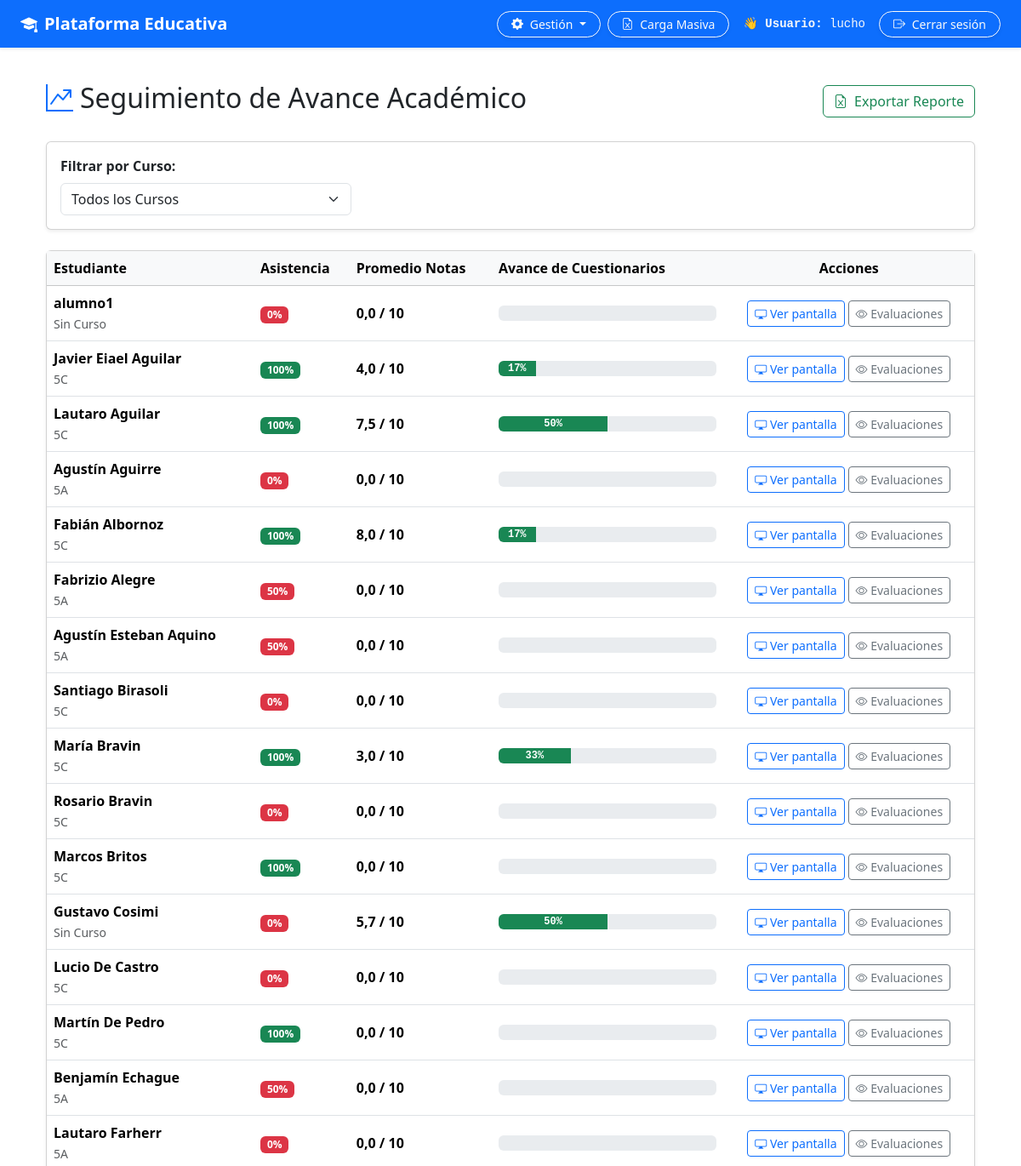
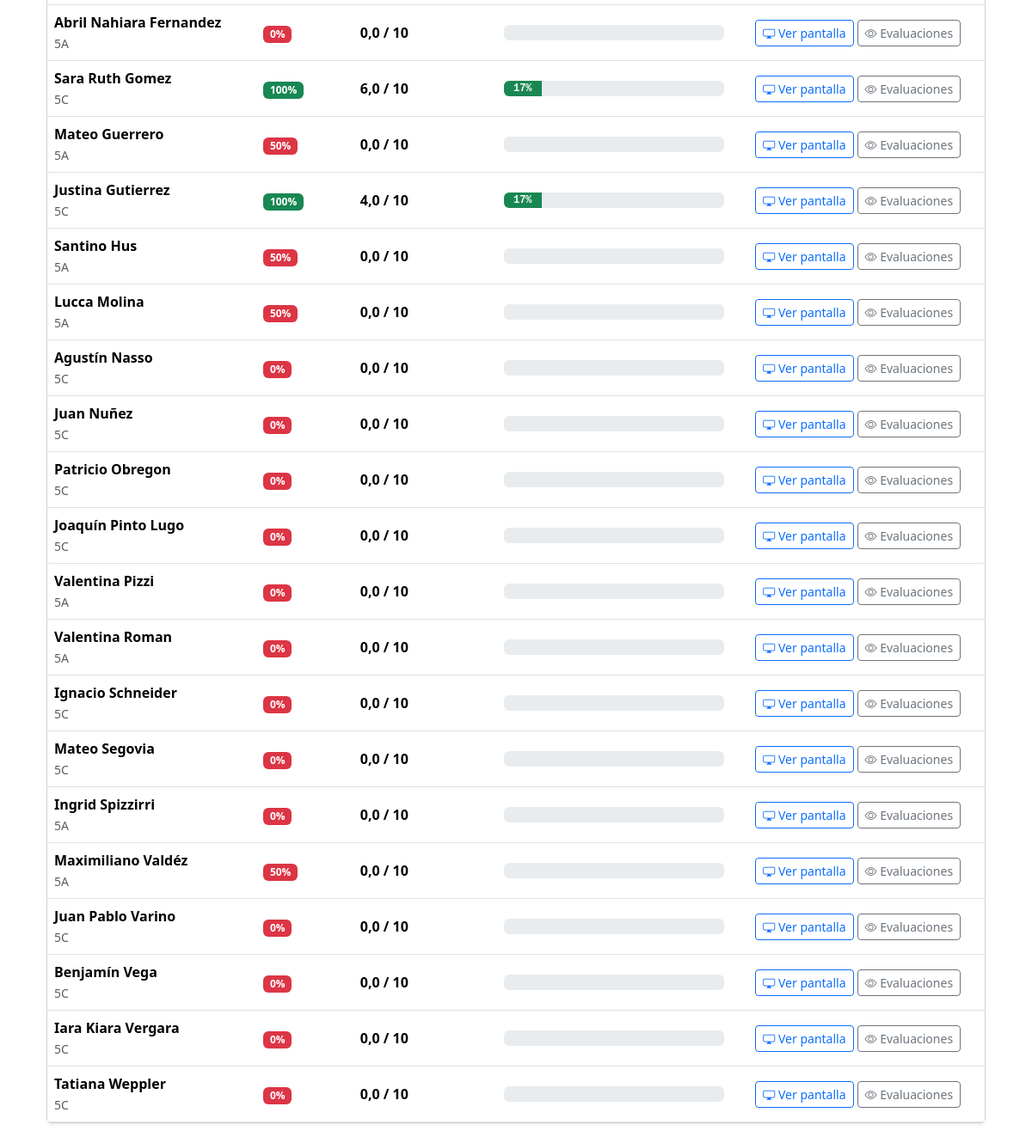
/seguimiento/avance/ (signed in), run on the app's committed database (2 pictures, top to bottom).
### usuarios/models.py (models this page shows, shortened)
class Usuario(AbstractUser):
  TURNOS = [
      ('M', 'Mañana'),
      ('T', 'Tarde'),
      ('N', 'Noche'),
  ]
  dni = models.CharField(max_length=20, unique=True, null=True, blank=True)
  curso = models.CharField(
      max_length=100,
      blank=True,
      null=True,
      help_text='Ejemplo: 5A, 5C, 6to 1ra',
  )
  turno = models.CharField(
      max_length=1,
      choices=TURNOS,
      default='M',
      help_text='Turno al que pertenece el alumno (Mañana/Tarde/Noche)',
  )
  dia_cursado = models.CharField(
      max_length=50,
      blank=True,
      null=True,
      help_text='Ejemplo: Lunes, Miércoles o Lunes,Martes',
  )
  ultimo_equipo = models.CharField(
      max_length=100,
      blank=True,
      null=True,
      help_text='Nombre de la netbook o PC usada en el último inicio de sesión (ej. ALUMNO-05)',
  )
  ultima_conexion = models.DateTimeField(
      null=True,
      blank=True,
      help_text='Última fecha y hora de actividad/login registrada',
  )

### educacion/views.py (the view)
# urls.py: path('seguimiento/avance/', views.panel_avance_alumnos, name='panel_avance_alumnos'),
@login_required
def panel_avance_alumnos(request):
    if not (request.user.is_staff or request.user.is_superuser):
        messages.error(request, 'No tienes permisos para acceder a esta sección.')
        return redirect('educacion:inicio')
    curso_filtro = request.GET.get('curso', '')
    alumnos_qs = Usuario.objects.filter(is_superuser=False, is_staff=False)
    if curso_filtro:
        alumnos_qs = alumnos_qs.filter(curso=curso_filtro)
    alumnos = list(alumnos_qs.order_by('last_name', 'first_name'))
    alumnos_ids = [a.id for a in alumnos]
    total_actividades_sistema = Actividad.objects.filter(activo=True).count()
    asistencias_stats = Asistencia.objects.filter(alumno_id__in=alumnos_ids).values('alumno_id').annotate(
        total=Count('id'),
        presentes=Count('id', filter=Q(estado__in=['PRESENTE', 'LLEGADA_TARDE']))
    )
    mapa_asistencia = {
        a['alumno_id']: round((a['presentes'] / a['total']) * 100) if a['total'] > 0 else 0
        for a in asistencias_stats
    }
    entregas_qs = EntregaActividad.objects.filter(
        estudiante_id__in=alumnos_ids,
        estado__in=['ENVIADO', 'CALIFICADO']
    ).select_related('actividad')
    mapa_entregas_objetos = {}
    mapa_entregas_ids = {}
    for entrega in entregas_qs:
        mapa_entregas_objetos.setdefault(entrega.estudiante_id, []).append(entrega)
        mapa_entregas_ids.setdefault(entrega.estudiante_id, set()).add(entrega.actividad_id)
    teorias_qs = ProgresoTeoria.objects.filter(
        estudiante_id__in=alumnos_ids,
        completado=True
    ).values('estudiante_id', 'actividad_id')
    mapa_teorias_ids = {}
    for t in teorias_qs:
        mapa_teorias_ids.setdefault(t['estudiante_id'], set()).add(t['actividad_id'])
    reporte_alumnos = []
    for alumno in alumnos:
        porcentaje_asistencia = mapa_asistencia.get(alumno.id, 0)
        entregas_alumno = mapa_entregas_objetos.get(alumno.id, [])
        actividades_resueltas = mapa_entregas_ids.get(alumno.id, set()) | mapa_teorias_ids.get(alumno.id, set())
        porcentaje_avance = (
            round((len(actividades_resueltas) / total_actividades_sistema) * 100)
            if total_actividades_sistema > 0 else 0
        )
        if porcentaje_avance > 100:
            porcentaje_avance = 100
        notas = [e.calificacion for e in entregas_alumno if e.calificacion is not None]
        promedio_notas = round(sum(notas) / len(notas), 1) if notas else 0.0
        reporte_alumnos.append({
            'alumno': alumno,
            'porcentaje_asistencia': porcentaje_asistencia,
            'porcentaje_avance': porcentaje_avance,
            'promedio_notas': promedio_notas,
            'entregas_detalle': entregas_alumno,
        })
    cursos_disponibles = list(
        Usuario.objects.exclude(curso__isnull=True)
        .exclude(curso__exact='')
        .values_list('curso', flat=True)
        .distinct()
    )
    contexto = {
        'reporte': reporte_alumnos,
        'cursos_disponibles': cursos_disponibles,
        'curso_seleccionado': curso_filtro,
    }
    return render(request, 'educacion/panel_avance.html', contexto)

### educacion/templates/educacion/panel_avance.html (shortened to what this page needs)
{% extends 'base.html' %}
{% block content %}
<div class="container-fluid py-3">
    <div class="d-flex justify-content-between align-items-center mb-4">
        <h2><i class="bi bi-graph-up-arrow me-2 text-primary"></i>Seguimiento de Avance Académico</h2>
        <button class="btn btn-outline-success" onclick="window.print()">
            <i class="bi bi-file-earmark-excel me-1"></i> Exportar Reporte
        </button>
    </div>
    <div class="card shadow-sm mb-4">
        <div class="card-body">
            <form method="get" class="row g-3 align-items-center">
                <div class="col-md-4">
                    <label class="form-label fw-bold">Filtrar por Curso:</label>
                    <select name="curso" class="form-select" onchange="this.form.submit()">
                        <option value="">Todos los Cursos</option>
                    </select>
                </div>
            </form>
        </div>
    </div>
    <div class="card shadow-sm">
        <div class="card-body p-0">
            <div class="table-responsive">
                <table class="table table-hover align-middle mb-0">
                    <thead class="table-light">
                        <tr>
                            <th>Estudiante</th>
                            <th>Asistencia</th>
                            <th>Promedio Notas</th>
                            <th>Avance de Cuestionarios</th>
                            <th class="text-center">Acciones</th>
                        </tr>
                    </thead>
                    <tbody>
                        {% for item in reporte %}
                        <tr>
                            <td>
                                <strong>{{ item.alumno.get_full_name|default:item.alumno.username }}</strong>
                                <br><small class="text-muted">{{ item.alumno.curso|default:"Sin Curso" }}</small>
                            </td>
                            <td>
                                <span class="badge {% if item.porcentaje_asistencia >= 75 %}bg-success{% elif item.porcentaje_asistencia >= 60 %}bg-warning text-dark{% else %}bg-danger{% endif %}">
                                    {{ item.porcentaje_asistencia }}%
                                </span>
                            </td>
                            <td>
                                <strong class="fs-6">{{ item.promedio_notas }} / 10</strong>
                            </td>
                            <td style="width: 25%;">
                                <div class="d-flex align-items-center gap-2">
                                    <div class="progress flex-grow-1" style="height: 18px;">
                                        <div class="progress-bar bg-success font-monospace fw-bold"
                                             role="progressbar"
                                             style="width: {{ item.porcentaje_avance }}%;"
                                             aria-valuenow="{{ item.porcentaje_avance }}"
                                             aria-valuemin="0"
                                             aria-valuemax="100">
                                             {{ item.porcentaje_avance }}%
                                        </div>
                                    </div>
                                </div>
                            </td>
                            <td class="text-center">
                                <div class="d-flex justify-content-center gap-1">
                                    <a href="{% url 'educacion:ver_pantalla_alumno' item.alumno.id %}" class="btn btn-sm btn-outline-primary" target="_blank">
                                        <i class="bi bi-display"></i> Ver pantalla
                                    </a>
                                    <button class="btn btn-sm btn-outline-secondary" data-bs-toggle="collapse" data-bs-target="#detalle-{{ item.alumno.id }}">
                                        <i class="bi bi-eye"></i> Evaluaciones
                                    </button>
                                </div>
                            </td>
                        </tr>
                        {% empty %}
                        <tr>
                            <td colspan="5" class="text-center py-4 text-muted">No se encontraron alumnos registrados.</td>
                        </tr>
                        {% endfor %}
                    </tbody>
                </table>
            </div>
        </div>
    </div>
</div>
{% endblock %}

### templates/navbar.html (shortened to what this page needs)
{% load static %}
<nav class="navbar navbar-expand-lg navbar-dark bg-primary mb-4 shadow-sm">
    <div class="container-fluid px-4">
        <a class="navbar-brand fw-bold" href="{% url 'educacion:inicio' %}">
            <i class="bi bi-mortarboard-fill me-2"></i>Plataforma Educativa
        </a>
        <div class="collapse navbar-collapse" id="navbarNav">
            <ul class="navbar-nav ms-auto align-items-center gap-2 mt-2 mt-lg-0">
                {% if user.is_authenticated %}
                    {% if user.is_staff or user.is_superuser %}
                        <li class="nav-item dropdown">
                            <a class="btn btn-outline-light btn-sm rounded-pill px-3 dropdown-toggle shadow-sm" href="#" id="gestionDropdown" role="button" data-bs-toggle="dropdown" aria-expanded="false">
                                <i class="bi bi-gear-fill me-1"></i> Gestión
                            </a>
                        </li>
                        <li class="nav-item">
                            <a class="btn btn-outline-light btn-sm rounded-pill px-3 shadow-sm" href="{% url 'cargar_usuarios_excel' %}">
                                <i class="bi bi-file-earmark-excel me-1"></i> Carga Masiva
                            </a>
                        </li>
                    {% endif %}
                    <li class="nav-item text-light font-monospace small px-2">
                        👋 <strong>Usuario:</strong> {{ user.get_full_name|default:user.username }}
                    </li>
                    <li class="nav-item">
                        <form method="post" action="{% url 'logout' %}" class="d-inline">
                            <button type="submit" class="btn btn-outline-light btn-sm rounded-pill px-3 shadow-sm">
                                <i class="bi bi-box-arrow-right me-1"></i> Cerrar sesión
                            </button>
                        </form>
                    </li>
                {% else %}
                    <li class="nav-item">
                        <a class="btn btn-light btn-sm rounded-pill px-3 shadow-sm" href="{% url 'login' %}">
                            <i class="bi bi-box-arrow-in-right me-1"></i> Iniciar sesión
                        </a>
                    </li>
                {% endif %}
            </ul>
        </div>
    </div>
</nav>

### static/css/estilos.css (style rules this page uses)
.navbar-brand { transition: 0.3s; }

### data on the page
Usuario: get_full_name "lucho"
Usuario: alumno.get_full_name "alumno1", alumno.curso "Sin Curso", porcentaje_asistencia "0", promedio_notas "0,0"
Usuario: alumno.get_full_name "Javier Eiael Aguilar", alumno.curso "5C", porcentaje_asistencia "100", promedio_notas "4,0", porcentaje_avance "17"
Usuario: alumno.get_full_name "Lautaro Aguilar", alumno.curso "5C", porcentaje_asistencia "100", promedio_notas "7,5", porcentaje_avance "50"
Usuario: alumno.get_full_name "Agustín Aguirre", alumno.curso "5A", porcentaje_asistencia "0", promedio_notas "0,0"
Usuario: alumno.get_full_name "Fabián Albornoz", alumno.curso "5C", porcentaje_asistencia "100", promedio_notas "8,0", porcentaje_avance "17"
Usuario: alumno.get_full_name "Fabrizio Alegre", alumno.curso "5A", porcentaje_asistencia "50", promedio_notas "0,0"
Usuario: alumno.get_full_name "Agustín Esteban Aquino", alumno.curso "5A", porcentaje_asistencia "50", promedio_notas "0,0"
Usuario: alumno.get_full_name "Santiago Birasoli", alumno.curso "5C", porcentaje_asistencia "0", promedio_notas "0,0"
Usuario: alumno.get_full_name "María Bravin", alumno.curso "5C", porcentaje_asistencia "100", promedio_notas "3,0", porcentaje_avance "33"
Usuario: alumno.get_full_name "Rosario Bravin", alumno.curso "5C", porcentaje_asistencia "0", promedio_notas "0,0"
Usuario: alumno.get_full_name "Marcos Britos", alumno.curso "5C", porcentaje_asistencia "100", promedio_notas "0,0"
Usuario: alumno.get_full_name "Gustavo Cosimi", alumno.curso "Sin Curso", porcentaje_asistencia "0", promedio_notas "5,7", porcentaje_avance "50"
Usuario: alumno.get_full_name "Lucio De Castro", alumno.curso "5C", porcentaje_asistencia "0", promedio_notas "0,0"
Usuario: alumno.get_full_name "Martín De Pedro", alumno.curso "5C", porcentaje_asistencia "100", promedio_notas "0,0"
Usuario: alumno.get_full_name "Benjamín Echague", alumno.curso "5A", porcentaje_asistencia "50", promedio_notas "0,0"
Usuario: alumno.get_full_name "Lautaro Farherr", alumno.curso "5A", porcentaje_asistencia "0", promedio_notas "0,0"
Usuario: alumno.get_full_name "Abril Nahiara Fernandez", alumno.curso "5A", porcentaje_asistencia "0", promedio_notas "0,0"
Usuario: alumno.get_full_name "Sara Ruth Gomez", alumno.curso "5C", porcentaje_asistencia "100", promedio_notas "6,0", porcentaje_avance "17"
Usuario: alumno.get_full_name "Mateo Guerrero", alumno.curso "5A", porcentaje_asistencia "50", promedio_notas "0,0"
Usuario: alumno.get_full_name "Justina Gutierrez", alumno.curso "5C", porcentaje_asistencia "100", promedio_notas "4,0", porcentaje_avance "17"
Usuario: alumno.get_full_name "Santino Hus", alumno.curso "5A", porcentaje_asistencia "50", promedio_notas "0,0"
Usuario: alumno.get_full_name "Lucca Molina", alumno.curso "5A", porcentaje_asistencia "50", promedio_notas "0,0"
Usuario: alumno.get_full_name "Agustín Nasso", alumno.curso "5C", porcentaje_asistencia "0", promedio_notas "0,0"
Usuario: alumno.get_full_name "Juan Nuñez", alumno.curso "5C", porcentaje_asistencia "0", promedio_notas "0,0"
Usuario: alumno.get_full_name "Patricio Obregon", alumno.curso "5C", porcentaje_asistencia "0", promedio_notas "0,0"
Usuario: alumno.get_full_name "Joaquín Pinto Lugo", alumno.curso "5C", porcentaje_asistencia "0", promedio_notas "0,0"
Usuario: alumno.get_full_name "Valentina Pizzi", alumno.curso "5A", porcentaje_asistencia "0", promedio_notas "0,0"
Usuario: alumno.get_full_name "Valentina Roman", alumno.curso "5A", porcentaje_asistencia "0", promedio_notas "0,0"
Usuario: alumno.get_full_name "Ignacio Schneider", alumno.curso "5C", porcentaje_asistencia "0", promedio_notas "0,0"
Usuario: alumno.get_full_name "Mateo Segovia", alumno.curso "5C", porcentaje_asistencia "0", promedio_notas "0,0"
Usuario: alumno.get_full_name "Ingrid Spizzirri", alumno.curso "5A", porcentaje_asistencia "0", promedio_notas "0,0"
Usuario: alumno.get_full_name "Maximiliano Valdéz", alumno.curso "5A", porcentaje_asistencia "50", promedio_notas "0,0"
Usuario: alumno.get_full_name "Juan Pablo Varino", alumno.curso "5C", porcentaje_asistencia "0", promedio_notas "0,0"
Usuario: alumno.get_full_name "Benjamín Vega", alumno.curso "5C", porcentaje_asistencia "0", promedio_notas "0,0"
Usuario: alumno.get_full_name "Iara Kiara Vergara", alumno.curso "5C", porcentaje_asistencia "0", promedio_notas "0,0"
Usuario: alumno.get_full_name "Tatiana Weppler", alumno.curso "5C", porcentaje_asistencia "0", promedio_notas "0,0"
